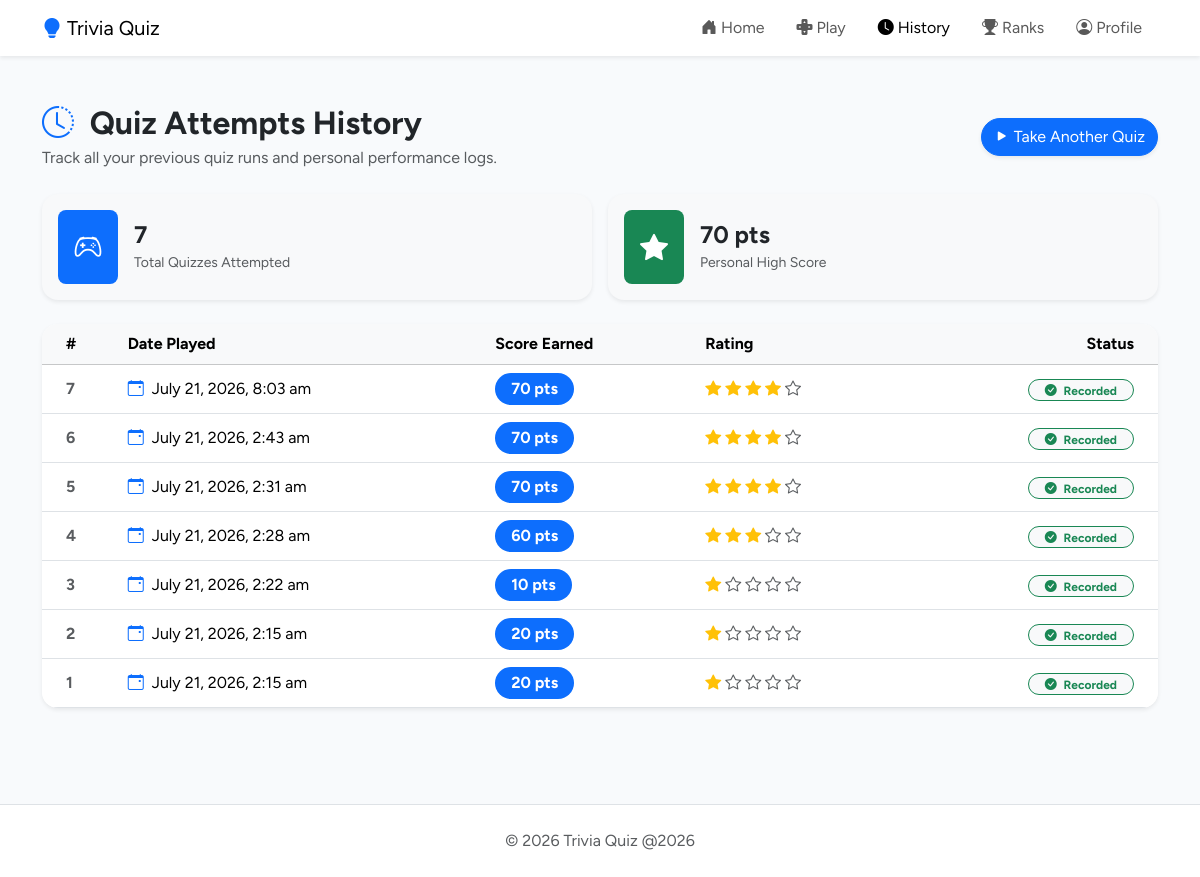
The page /history.php (signed in) on the database its author committed.
### tables this page shows
CREATE TABLE `attempts` (
  `AttemptID` int(11) NOT NULL,
  `UserID` int(11) NOT NULL,
  `Score` int(11) NOT NULL,
  `DatePlayed` timestamp NOT NULL DEFAULT current_timestamp()
);

### history.php (the view, shortened to what this page needs)
<?php
include('includes/header.php');
$isLoggedIn = isset($_SESSION['UserID']);
$attempts = [];
$bestScore = 0;
if ($isLoggedIn) {
    $userID = $_SESSION['UserID'];
    $stmt = $connect->prepare("SELECT Score, DatePlayed FROM attempts WHERE UserID = ? ORDER BY DatePlayed DESC");
    $stmt->bind_param("i", $userID);
    $stmt->execute();
    $result = $stmt->get_result();
    while ($row = $result->fetch_assoc()) {
        $attempts[] = $row;
        if ($row['Score'] > $bestScore) {
            $bestScore = $row['Score'];
        }
    }
}
$totalAttempts = count($attempts);
?>
<section class="container py-5" id="history">
    <div class="d-flex flex-column flex-md-row justify-content-between align-items-md-center mb-4" data-aos="fade-down">
        <div>
            <h2 class="fw-bold mb-1"><i class="bi bi-clock-history text-primary me-2"></i> Quiz Attempts History</h2>
            <p class="text-muted mb-0">Track all your previous quiz runs and personal performance logs.</p>
        </div>
        <?php if ($isLoggedIn && $totalAttempts > 0): ?>
            <a href="quiz.php" class="btn btn-primary rounded-pill mt-3 mt-md-0 shadow-sm">
                <i class="bi bi-play-fill"></i> Take Another Quiz
            </a>
        <?php endif; ?>
    </div>
    <?php if (!$isLoggedIn): ?>
        <div class="card border-0 shadow-sm rounded-4 text-center p-5 my-4" data-aos="zoom-in">
            <div class="card-body">
                <i class="bi bi-shield-lock-fill text-warning display-2 mb-3"></i>
                <h3 class="fw-bold">Login Required</h3>
                <p class="text-muted lead max-w-md mx-auto">Please log in or register an account to view and save your quiz attempt history.</p>
                <a href="profile.php" class="btn btn-primary btn-lg rounded-pill px-5 shadow-sm mt-2">
                    <i class="bi bi-box-arrow-in-right me-1"></i> Go to Login / Register
                </a>
            </div>
        </div>
    <?php else: ?>
        <div class="row g-3 mb-4" data-aos="fade-up">
            <div class="col-md-6">
                <div class="card border-0 shadow-sm rounded-4 p-3 bg-light">
                    <div class="d-flex align-items-center">
                        <div class="p-3 bg-primary text-white rounded-3 me-3">
                            <i class="bi bi-controller fs-3"></i>
                        </div>
                        <div>
                            <h4 class="fw-bold mb-0"><?php echo $totalAttempts; ?></h4>
                            <small class="text-muted">Total Quizzes Attempted</small>
                        </div>
                    </div>
                </div>
            </div>
            <div class="col-md-6">
                <div class="card border-0 shadow-sm rounded-4 p-3 bg-light">
                    <div class="d-flex align-items-center">
                        <div class="p-3 bg-success text-white rounded-3 me-3">
                            <i class="bi bi-star-fill fs-3"></i>
                        </div>
                        <div>
                            <h4 class="fw-bold mb-0"><?php echo $bestScore; ?> pts</h4>
                            <small class="text-muted">Personal High Score</small>
                        </div>
                    </div>
                </div>
            </div>
        </div>
        <div class="card border-0 shadow-sm rounded-4 overflow-hidden" data-aos="fade-up">
            <div class="table-responsive">
                <table class="table table-hover align-middle mb-0">
                    <thead class="table-light">
                        <tr>
                            <th scope="col" class="ps-4">#</th>
                            <th scope="col">Date Played</th>
                            <th scope="col">Score Earned</th>
                            <th scope="col">Rating</th>
                            <th scope="col" class="text-end pe-4">Status</th>
                        </tr>
                    </thead>
                    <tbody>
                        <?php foreach ($attempts as $index => $attempt): ?>
                            <tr>
                                <th scope="row" class="ps-4 text-muted"><?php echo $totalAttempts - $index; ?></th>
                                <td>
                                    <div class="d-flex align-items-center">
                                        <i class="bi bi-calendar-event text-primary me-2"></i>
                                        <span><?php echo date("F j, Y, g:i a", strtotime($attempt['DatePlayed'])); ?></span>
                                    </div>
                                </td>
                                <td>
                                    <span class="badge bg-primary fs-6 px-3 py-2 rounded-pill">
                                        <?php echo $attempt['Score']; ?> pts
                                    </span>
                                </td>
                                <td>
                                    <?php echo renderScoreStars($attempt['Score'], 100); ?>
                                </td>
                                <td class="text-end pe-4">
                                    <span class="badge bg-light text-success border border-success rounded-pill px-3 py-1">
                                        <i class="bi bi-check-circle-fill me-1"></i> Recorded
                                    </span>
                                </td>
                            </tr>
                        <?php endforeach; ?>
                    </tbody>
                </table>
            </div>
        </div>
    <?php endif; ?>
</section>
<?php include('includes/footer.php'); ?>

### includes/header.php (shortened to what this page needs)
<?php
require_once __DIR__ . '/../functions.php';
$currentPage = basename($_SERVER['PHP_SELF']);
?>
<!DOCTYPE html>
<html lang="en">
<head>
    <link href="https://cdn.jsdelivr.net/npm/bootstrap@5.3.3/dist/css/bootstrap.min.css" rel="stylesheet">
    <link rel="stylesheet" href="https://cdn.jsdelivr.net/npm/bootstrap-icons@1.11.3/font/bootstrap-icons.min.css">
    <link rel="stylesheet" href="style.css">
    <link href="https://unpkg.com/aos@2.3.1/dist/aos.css" rel="stylesheet">
</head>
<body>
    <nav class="navbar navbar-expand-lg sticky-top shadow-sm bg-white" id="navbar">
        <div class="container">
            <a class="navbar-brand" href="index.php"><i class="bi bi-lightbulb-fill text-primary"></i> Trivia Quiz</a>
            <div class="collapse navbar-collapse" id="navbarNav">
                <ul class="navbar-nav ms-auto">
                    <li class="nav-item px-2"><a class="nav-link <?php echo ($currentPage == 'index.php') ? 'active' : ''; ?>" href="index.php"><i class="bi bi-house-door-fill"></i> Home</a></li>
                    <li class="nav-item px-2"><a class="nav-link <?php echo ($currentPage == 'quiz.php') ? 'active' : ''; ?>" href="quiz.php"><i class="bi bi-dpad-fill"></i> Play</a></li>
                    <li class="nav-item px-2"><a class="nav-link <?php echo ($currentPage == 'history.php') ? 'active' : ''; ?>" href="history.php"><i class="bi bi-clock-fill"></i> History</a></li>
                    <li class="nav-item px-2"><a class="nav-link <?php echo ($currentPage == 'leaderboard.php') ? 'active' : ''; ?>" href="leaderboard.php"><i class="bi bi-trophy-fill"></i> Ranks</a></li>
                    <li class="nav-item px-2"><a class="nav-link <?php echo ($currentPage == 'profile.php') ? 'active' : ''; ?>" href="profile.php"><i class="bi bi-person-circle"></i> Profile</a></li>
                </ul>
            </div>
        </div>
    </nav>

### functions.php (shortened to what this page needs)
<?php
function renderScoreStars($score, $maxScore = 100) {
    $percentage = ($maxScore > 0) ? ($score / $maxScore) * 100 : 0;
    $starCount = (int)round(($percentage / 100) * 5);
    $stars = '';
    for ($i = 1; $i <= 5; $i++) {
        if ($i <= $starCount) {
            $stars .= '<i class="bi bi-star-fill text-warning"></i> ';
        } else {
            $stars .= '<i class="bi bi-star text-muted"></i> ';
        }
    }
    return $stars;
}
?>

### includes/footer.php (shortened to what this page needs)
    <footer class="bg-white border-top py-4 text-center text-muted mt-5">
        <div class="container">
            <p class="mb-0">&copy; <?php echo date("Y"); ?> Trivia Quiz @2026</p>
        </div>
    </footer>
</body>
</html>

### style.css (style rules this page uses)
* { font-family: 'Figtree', sans-serif; }
body { overflow-x: hidden; background-color: #f8fafc; }

### rows shown on the page
attempts: Score "70", index "7", DatePlayed "July 21, 2026, 8:03 am"
attempts: index "6", DatePlayed "July 21, 2026, 2:43 am", Score "70"
attempts: index "5", DatePlayed "July 21, 2026, 2:31 am", Score "70"
attempts: index "4", DatePlayed "July 21, 2026, 2:28 am", Score "60"
attempts: index "3", DatePlayed "July 21, 2026, 2:22 am", Score "10"
attempts: index "2", DatePlayed "July 21, 2026, 2:15 am", Score "20"
attempts: index "1", DatePlayed "July 21, 2026, 2:15 am", Score "20"

### other values the page prints
$totalAttempts "7"
